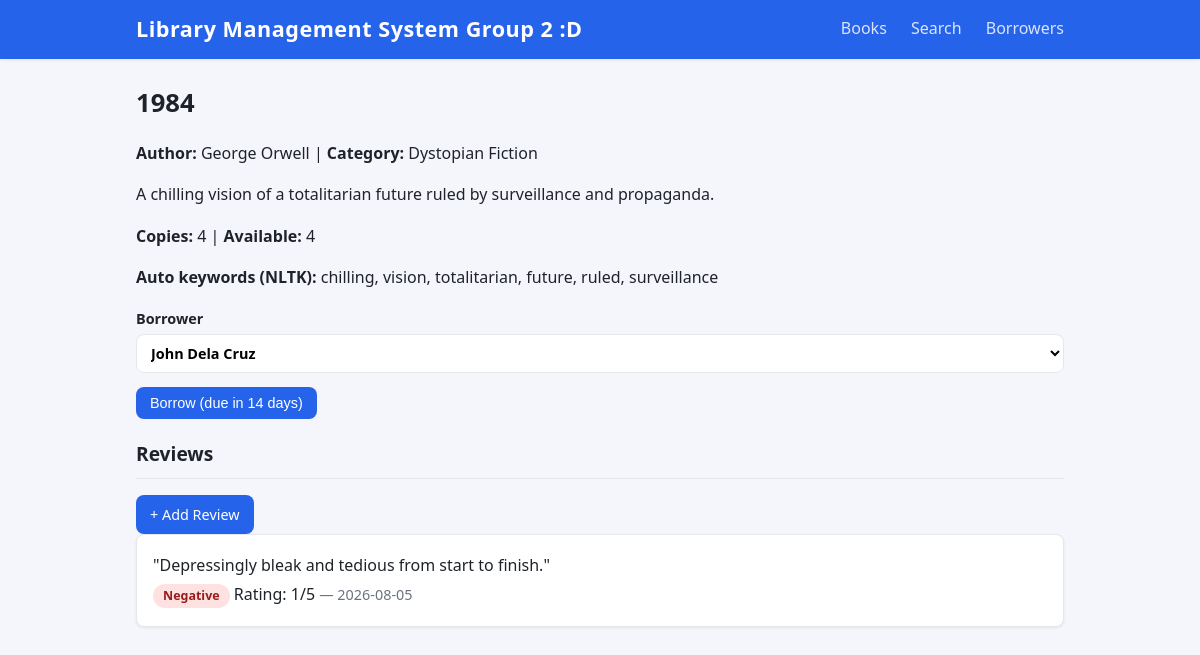
The page /books/2 on the database its author committed.
### models.py (models this page shows)
class Book(db.Model):
    __tablename__ = "books"
    id = db.Column(db.Integer, primary_key=True)
    title = db.Column(db.String(200), nullable=False)
    author = db.Column(db.String(200), nullable=False)
    description = db.Column(db.Text, default="")
    category = db.Column(db.String(100), default="")
    copies = db.Column(db.Integer, default=1)
    keywords = db.Column(db.String(300), default="")
    reviews = db.relationship("Review", backref="book", cascade="all, delete-orphan")
    records = db.relationship("BorrowRecord", backref="book", cascade="all, delete-orphan")
    @property
    def available(self):
        out = sum(1 for r in self.records if not r.is_returned)
        return max(0, self.copies - out)

class Review(db.Model):
    __tablename__ = "reviews"
    id = db.Column(db.Integer, primary_key=True)
    book_id = db.Column(db.Integer, db.ForeignKey("books.id"), nullable=False)
    text = db.Column(db.Text, nullable=False)
    rating = db.Column(db.Integer, nullable=False)
    sentiment_label = db.Column(db.String(20), default="")
    sentiment_scores = db.Column(db.String(300), default="")
    created_at = db.Column(db.DateTime, default=datetime.utcnow)

### app.py (the view)
@app.route("/books/<int:book_id>")
def book_detail(book_id):
    book = db.get_or_404(Book, book_id)
    return render_template("book_detail.html", book=book,
                           borrowers=Borrower.query.order_by(Borrower.last_name).all())

### models.py (called while the page is built)
    @property
    def full_name(self):
        return f"{self.first_name} {self.last_name}"

### templates/book_detail.html (shortened to what this page needs)
{% extends "base.html" %}
{% block content %}
<h1>{{ book.title }}</h1>
<p><strong>Author:</strong> {{ book.author }} |
   <strong>Category:</strong> {{ book.category }}</p>
<p>{{ book.description }}</p>
<p><strong>Copies:</strong> {{ book.copies }} |
   <strong>Available:</strong> {{ book.available }}</p>
<p><strong>Auto keywords (NLTK):</strong> {{ book.keywords }}</p>
{% if book.available > 0 %}
<form method="post" action="{{ url_for('borrow_book') }}">
  <label>Borrower
    <select name="borrower_id" required>
      {% for b in borrowers %}
      <option value="{{ b.id }}">{{ b.full_name }}</option>
      {% endfor %}
    </select>
  </label>
  <button class="btn" type="submit">Borrow (due in 14 days)</button>
</form>
{% else %}
<p class="muted">No copies available to borrow.</p>
{% endif %}
<h2>Reviews</h2>
<a class="btn" href="{{ url_for('add_review', book_id=book.id) }}">+ Add Review</a>
{% for review in book.reviews %}
<div class="card">
  <p>"{{ review.text }}"</p>
  <p>
    <span class="badge {{ review.sentiment_label|lower }}">{{ review.sentiment_label }}</span>
    Rating: {{ review.rating }}/5
    <span class="muted">— {{ review.created_at.strftime('%Y-%m-%d') }}</span>
  </p>
</div>
{% else %}
<p class="muted">No reviews yet.</p>
{% endfor %}
{% endblock %}

### static/style.css (style rules this page uses)
:root { --bg: #f4f6fb; --surface: #ffffff; --text: #1f2329; --muted: #6b7280; --primary: #2563eb; --primary-dark: #1d4ed8; --danger: #dc2626; --border: #e5e7eb; --radius: 8px; --shadow: 0 1px 3px rgba(16, 24, 40, 0.08); }
* { box-sizing: border-box; }
body { margin: 0; font-family: system-ui, -apple-system, "Segoe UI", Roboto, Helvetica, Arial, sans-serif; background: var(--bg); color: var(--text); line-height: 1.6; }
h1 { margin-top: 0; font-size: 1.6rem; }
h2 { font-size: 1.2rem; border-bottom: 1px solid var(--border); padding-bottom: 8px; }
a { color: var(--primary); }
.muted { color: var(--muted); font-size: 0.9rem; }
.btn { display: inline-block; background: var(--primary); color: #fff; border: none; border-radius: var(--radius); padding: 8px 14px; font-size: 0.9rem; text-decoration: none; cursor: pointer; transition: background 0.15s ease; }
form { margin-bottom: 20px; }
label { display: block; font-weight: 600; margin-bottom: 14px; font-size: 0.9rem; }
input, select, textarea { display: block; width: 100%; margin-top: 4px; padding: 8px 10px; border: 1px solid var(--border); border-radius: var(--radius); font: inherit; background: #fff; }
.card { background: var(--surface); border: 1px solid var(--border); border-radius: var(--radius); padding: 14px 16px; margin-bottom: 12px; box-shadow: var(--shadow); }
.card p { margin: 4px 0; }
.badge { display: inline-block; padding: 2px 10px; border-radius: 999px; font-size: 0.78rem; font-weight: 600; }
.badge.negative { background: #fee2e2; color: #991b1b; }

### rows shown on the page
Book: title "1984", author "George Orwell", category "Dystopian Fiction", description "A chilling vision of a totalitarian future ruled by surveillance and propaganda.", copies "4", available "4", keywords "chilling, vision, totalitarian, future, ruled, surveillance"
Review: text "Depressingly bleak and tedious from start to finish.", sentiment_label "Negative", rating "1", created_at "2026-08-05"

### other values the page prints
form field borrower_id "John Dela Cruz"
